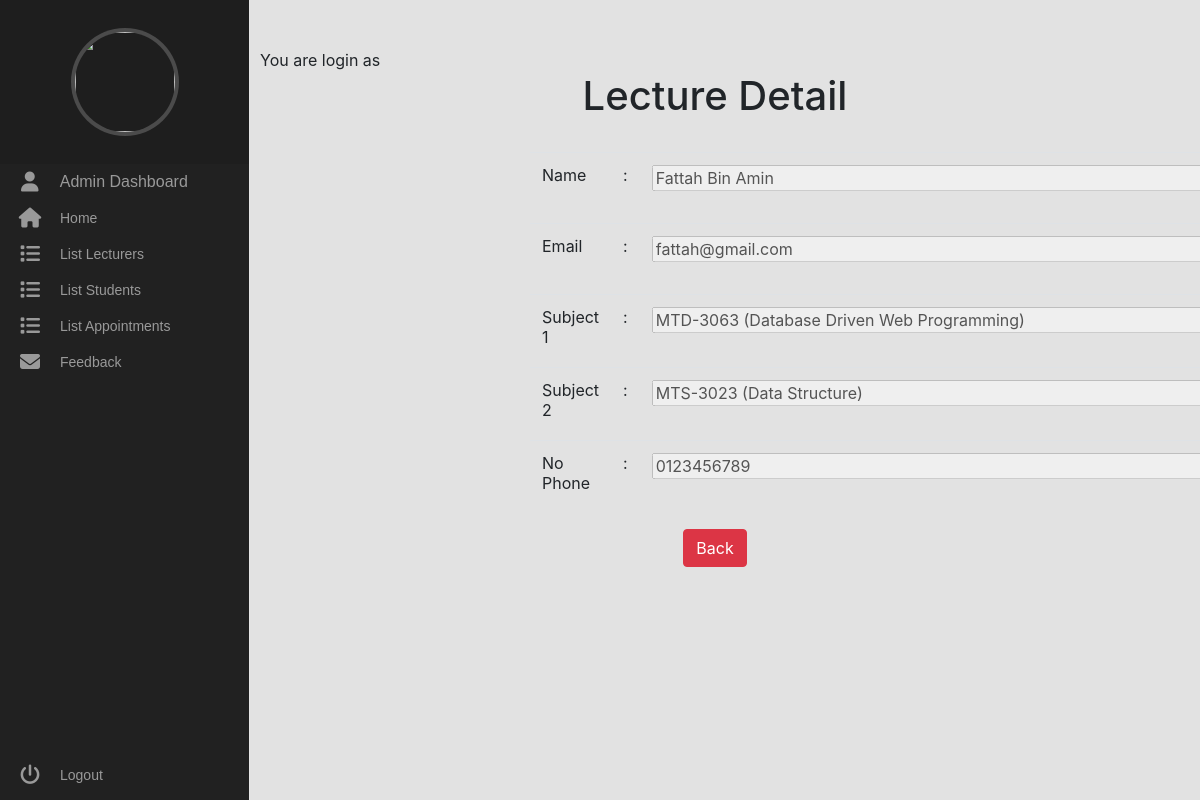
The page /admin/viewlecturer.php?id=1 on the database its author committed.
### tables this page shows
CREATE TABLE `lecturer` (
  `id` int(11) NOT NULL,
  `name` varchar(25) NOT NULL,
  `email` varchar(25) NOT NULL,
  `password` varchar(8) NOT NULL,
  `profile` varchar(25) NOT NULL,
  `subject1` varchar(60) NOT NULL,
  `subject2` varchar(60) NOT NULL,
  `phone` varchar(12) NOT NULL,
  `role` varchar(10) NOT NULL
);

### admin/viewlecturer.php (the view, shortened to what this page needs)
<?php
include('dashboard.php');
?>
<head>
  <link rel="stylesheet" href="../CSS/bootstrap.min.css" />
  <link rel="stylesheet" href="../CSS/style.css" />
</head>
<?php
$id = $_GET['id'];
$result = mysqli_query($mysqli, "SELECT * FROM lecturer WHERE id=$id");
if($result){
    $row = mysqli_fetch_array($result, MYSQLI_ASSOC);
?>
<html>
<div class="main">
    <center>
	<h1>Lecture Detail</h1><br>
    <div style="margin-left:270px;">
		<table class="table">
		<tr>
			<td>
                <label for="name">Name</label>
                <td width="2%">:</td>
                <td>
                <input type="text" id="name" name="name" size="50" value="<?php echo $row['name']?>"disabled><br><br>
			</td>
		</tr>
		<tr>
			<td>
				<label for="email">Email</label>
                <td width="2%">:</td>
                <td>
                <input type="text" id="email" name="email" size="50" value="<?php echo $row['email']?>"disabled><br><br>
			</td>
		</tr>
		<tr>
			<td>
				<label for="subject">Subject 1</label>
				</td>
                <td width="2%">:</td>
                <td>
                <input type="text" id="subject1" name="subject1" size="50" value="<?php echo $row['subject1']?>"disabled><br><br>
			</td>
		</tr>
		<tr>
			<td>
				<label for="subject">Subject 2</label>
				</td>
                <td width="2%">:</td>
                <td>
                <input type="text" id="subject2" name="subject2" size="50" value="<?php echo $row['subject2']?>" disabled><br><br>
			</td>
		</tr>
		<tr>
			<td>
				<label for="phone">No Phone</label>
				</td>
                <td width="2%">:</td>
                <td>
                <input type="text" id="phone" name="phone" size="50" value="<?php echo $row['phone']?>"disabled><br><br>
			</td>
		</tr>
		</table>
		 </div>
		 <a class="btn btn-danger" onclick="window.location.href='listlecturers.php'" > Back</a>
		 </center>
</body>
</div>
</html>
<?php
}
?>

### CSS/style.css (style rules this page uses)
.main { margin-left: 230px; padding: 0px 30px; }

### CSS/dashboard.css (style rules this page uses)
body { background: #f8f8f8; }

### rows shown on the page
lecturer: name "Fattah Bin Amin", email "fattah@gmail.com", subject1 "MTD-3063 (Database Driven Web Programming)", subject2 "MTS-3023 (Data Structure)", phone "0123456789"
